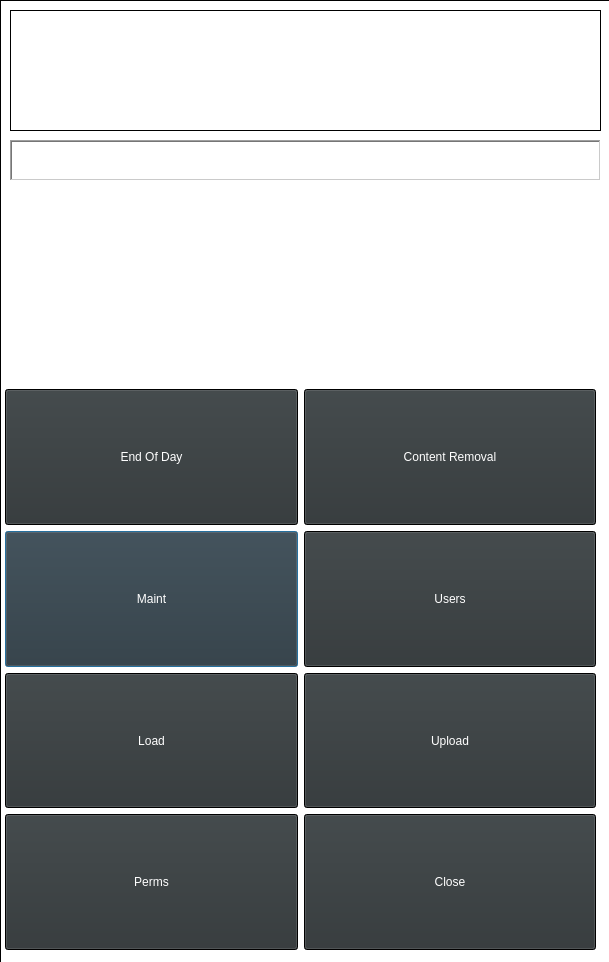
<?xml version="1.0" encoding="UTF-8"?>
<ui version="4.0">
 <class>AdminMenu</class>
 <widget class="QDialog" name="AdminMenu">
  <property name="geometry">
   <rect>
    <x>0</x>
    <y>0</y>
    <width>609</width>
    <height>962</height>
   </rect>
  </property>
  <property name="palette">
   <palette>
    <active>
     <colorrole role="WindowText">
      <brush brushstyle="SolidPattern">
       <color alpha="255">
        <red>255</red>
        <green>255</green>
        <blue>255</blue>
       </color>
      </brush>
     </colorrole>
     <colorrole role="Button">
      <brush brushstyle="SolidPattern">
       <color alpha="255">
        <red>0</red>
        <green>0</green>
        <blue>0</blue>
       </color>
      </brush>
     </colorrole>
     <colorrole role="Text">
      <brush brushstyle="SolidPattern">
       <color alpha="255">
        <red>255</red>
        <green>255</green>
        <blue>255</blue>
       </color>
      </brush>
     </colorrole>
     <colorrole role="ButtonText">
      <brush brushstyle="SolidPattern">
       <color alpha="255">
        <red>255</red>
        <green>255</green>
        <blue>255</blue>
       </color>
      </brush>
     </colorrole>
     <colorrole role="Base">
      <brush brushstyle="SolidPattern">
       <color alpha="255">
        <red>255</red>
        <green>255</green>
        <blue>255</blue>
       </color>
      </brush>
     </colorrole>
     <colorrole role="Window">
      <brush brushstyle="SolidPattern">
       <color alpha="255">
        <red>0</red>
        <green>0</green>
        <blue>0</blue>
       </color>
      </brush>
     </colorrole>
    </active>
    <inactive>
     <colorrole role="WindowText">
      <brush brushstyle="SolidPattern">
       <color alpha="255">
        <red>255</red>
        <green>255</green>
        <blue>255</blue>
       </color>
      </brush>
     </colorrole>
     <colorrole role="Button">
      <brush brushstyle="SolidPattern">
       <color alpha="255">
        <red>0</red>
        <green>0</green>
        <blue>0</blue>
       </color>
      </brush>
     </colorrole>
     <colorrole role="Text">
      <brush brushstyle="SolidPattern">
       <color alpha="255">
        <red>255</red>
        <green>255</green>
        <blue>255</blue>
       </color>
      </brush>
     </colorrole>
     <colorrole role="ButtonText">
      <brush brushstyle="SolidPattern">
       <color alpha="255">
        <red>255</red>
        <green>255</green>
        <blue>255</blue>
       </color>
      </brush>
     </colorrole>
     <colorrole role="Base">
      <brush brushstyle="SolidPattern">
       <color alpha="255">
        <red>255</red>
        <green>255</green>
        <blue>255</blue>
       </color>
      </brush>
     </colorrole>
     <colorrole role="Window">
      <brush brushstyle="SolidPattern">
       <color alpha="255">
        <red>0</red>
        <green>0</green>
        <blue>0</blue>
       </color>
      </brush>
     </colorrole>
    </inactive>
    <disabled>
     <colorrole role="WindowText">
      <brush brushstyle="SolidPattern">
       <color alpha="255">
        <red>190</red>
        <green>190</green>
        <blue>190</blue>
       </color>
      </brush>
     </colorrole>
     <colorrole role="Button">
      <brush brushstyle="SolidPattern">
       <color alpha="255">
        <red>0</red>
        <green>0</green>
        <blue>0</blue>
       </color>
      </brush>
     </colorrole>
     <colorrole role="Text">
      <brush brushstyle="SolidPattern">
       <color alpha="255">
        <red>190</red>
        <green>190</green>
        <blue>190</blue>
       </color>
      </brush>
     </colorrole>
     <colorrole role="ButtonText">
      <brush brushstyle="SolidPattern">
       <color alpha="255">
        <red>190</red>
        <green>190</green>
        <blue>190</blue>
       </color>
      </brush>
     </colorrole>
     <colorrole role="Base">
      <brush brushstyle="SolidPattern">
       <color alpha="255">
        <red>0</red>
        <green>0</green>
        <blue>0</blue>
       </color>
      </brush>
     </colorrole>
     <colorrole role="Window">
      <brush brushstyle="SolidPattern">
       <color alpha="255">
        <red>0</red>
        <green>0</green>
        <blue>0</blue>
       </color>
      </brush>
     </colorrole>
    </disabled>
   </palette>
  </property>
  <property name="windowTitle">
   <string>Dialog</string>
  </property>
  <widget class="QWidget" name="gridLayoutWidget">
   <property name="geometry">
    <rect>
     <x>5</x>
     <y>389</y>
     <width>591</width>
     <height>561</height>
    </rect>
   </property>
   <layout class="QGridLayout" name="gridLayout">
    <item row="1" column="0">
     <widget class="QPushButton" name="pushButton_2">
      <property name="sizePolicy">
       <sizepolicy hsizetype="MinimumExpanding" vsizetype="MinimumExpanding">
        <horstretch>0</horstretch>
        <verstretch>0</verstretch>
       </sizepolicy>
      </property>
      <property name="palette">
       <palette>
        <active>
         <colorrole role="Button">
          <brush brushstyle="SolidPattern">
           <color alpha="255">
            <red>46</red>
            <green>52</green>
            <blue>54</blue>
           </color>
          </brush>
         </colorrole>
        </active>
        <inactive>
         <colorrole role="Button">
          <brush brushstyle="SolidPattern">
           <color alpha="255">
            <red>46</red>
            <green>52</green>
            <blue>54</blue>
           </color>
          </brush>
         </colorrole>
        </inactive>
        <disabled>
         <colorrole role="Button">
          <brush brushstyle="SolidPattern">
           <color alpha="255">
            <red>46</red>
            <green>52</green>
            <blue>54</blue>
           </color>
          </brush>
         </colorrole>
        </disabled>
       </palette>
      </property>
      <property name="text">
       <string>Maint</string>
      </property>
      <property name="icon">
       <iconset>
        <normaloff>icons/white-maintenance.png</normaloff>icons/white-maintenance.png</iconset>
      </property>
      <property name="iconSize">
       <size>
        <width>80</width>
        <height>80</height>
       </size>
      </property>
     </widget>
    </item>
    <item row="0" column="0">
     <widget class="QPushButton" name="pushButton">
      <property name="sizePolicy">
       <sizepolicy hsizetype="MinimumExpanding" vsizetype="MinimumExpanding">
        <horstretch>0</horstretch>
        <verstretch>0</verstretch>
       </sizepolicy>
      </property>
      <property name="palette">
       <palette>
        <active>
         <colorrole role="Button">
          <brush brushstyle="SolidPattern">
           <color alpha="255">
            <red>46</red>
            <green>52</green>
            <blue>54</blue>
           </color>
          </brush>
         </colorrole>
        </active>
        <inactive>
         <colorrole role="Button">
          <brush brushstyle="SolidPattern">
           <color alpha="255">
            <red>46</red>
            <green>52</green>
            <blue>54</blue>
           </color>
          </brush>
         </colorrole>
        </inactive>
        <disabled>
         <colorrole role="Button">
          <brush brushstyle="SolidPattern">
           <color alpha="255">
            <red>46</red>
            <green>52</green>
            <blue>54</blue>
           </color>
          </brush>
         </colorrole>
        </disabled>
       </palette>
      </property>
      <property name="text">
       <string>End Of Day</string>
      </property>
      <property name="icon">
       <iconset>
        <normaloff>icons/white-endofday.png</normaloff>icons/white-endofday.png</iconset>
      </property>
      <property name="iconSize">
       <size>
        <width>80</width>
        <height>80</height>
       </size>
      </property>
     </widget>
    </item>
    <item row="2" column="0">
     <widget class="QPushButton" name="pushButton_3">
      <property name="sizePolicy">
       <sizepolicy hsizetype="MinimumExpanding" vsizetype="MinimumExpanding">
        <horstretch>0</horstretch>
        <verstretch>0</verstretch>
       </sizepolicy>
      </property>
      <property name="palette">
       <palette>
        <active>
         <colorrole role="Button">
          <brush brushstyle="SolidPattern">
           <color alpha="255">
            <red>46</red>
            <green>52</green>
            <blue>54</blue>
           </color>
          </brush>
         </colorrole>
        </active>
        <inactive>
         <colorrole role="Button">
          <brush brushstyle="SolidPattern">
           <color alpha="255">
            <red>46</red>
            <green>52</green>
            <blue>54</blue>
           </color>
          </brush>
         </colorrole>
        </inactive>
        <disabled>
         <colorrole role="Button">
          <brush brushstyle="SolidPattern">
           <color alpha="255">
            <red>46</red>
            <green>52</green>
            <blue>54</blue>
           </color>
          </brush>
         </colorrole>
        </disabled>
       </palette>
      </property>
      <property name="text">
       <string>Load</string>
      </property>
      <property name="icon">
       <iconset>
        <normaloff>icons/white-loadnig.png</normaloff>icons/white-loadnig.png</iconset>
      </property>
      <property name="iconSize">
       <size>
        <width>80</width>
        <height>80</height>
       </size>
      </property>
     </widget>
    </item>
    <item row="3" column="0">
     <widget class="QPushButton" name="pushButton_4">
      <property name="sizePolicy">
       <sizepolicy hsizetype="MinimumExpanding" vsizetype="MinimumExpanding">
        <horstretch>0</horstretch>
        <verstretch>0</verstretch>
       </sizepolicy>
      </property>
      <property name="palette">
       <palette>
        <active>
         <colorrole role="Button">
          <brush brushstyle="SolidPattern">
           <color alpha="255">
            <red>46</red>
            <green>52</green>
            <blue>54</blue>
           </color>
          </brush>
         </colorrole>
        </active>
        <inactive>
         <colorrole role="Button">
          <brush brushstyle="SolidPattern">
           <color alpha="255">
            <red>46</red>
            <green>52</green>
            <blue>54</blue>
           </color>
          </brush>
         </colorrole>
        </inactive>
        <disabled>
         <colorrole role="Button">
          <brush brushstyle="SolidPattern">
           <color alpha="255">
            <red>46</red>
            <green>52</green>
            <blue>54</blue>
           </color>
          </brush>
         </colorrole>
        </disabled>
       </palette>
      </property>
      <property name="text">
       <string>Perms</string>
      </property>
      <property name="icon">
       <iconset>
        <normaloff>icons/white-parameters.png</normaloff>icons/white-parameters.png</iconset>
      </property>
      <property name="iconSize">
       <size>
        <width>80</width>
        <height>80</height>
       </size>
      </property>
     </widget>
    </item>
    <item row="0" column="1">
     <widget class="QPushButton" name="pushButton_5">
      <property name="sizePolicy">
       <sizepolicy hsizetype="MinimumExpanding" vsizetype="MinimumExpanding">
        <horstretch>0</horstretch>
        <verstretch>0</verstretch>
       </sizepolicy>
      </property>
      <property name="palette">
       <palette>
        <active>
         <colorrole role="Button">
          <brush brushstyle="SolidPattern">
           <color alpha="255">
            <red>46</red>
            <green>52</green>
            <blue>54</blue>
           </color>
          </brush>
         </colorrole>
        </active>
        <inactive>
         <colorrole role="Button">
          <brush brushstyle="SolidPattern">
           <color alpha="255">
            <red>46</red>
            <green>52</green>
            <blue>54</blue>
           </color>
          </brush>
         </colorrole>
        </inactive>
        <disabled>
         <colorrole role="Button">
          <brush brushstyle="SolidPattern">
           <color alpha="255">
            <red>46</red>
            <green>52</green>
            <blue>54</blue>
           </color>
          </brush>
         </colorrole>
        </disabled>
       </palette>
      </property>
      <property name="text">
       <string>Content Removal</string>
      </property>
      <property name="icon">
       <iconset>
        <normaloff>icons/white-contentRemoval.png</normaloff>icons/white-contentRemoval.png</iconset>
      </property>
      <property name="iconSize">
       <size>
        <width>80</width>
        <height>80</height>
       </size>
      </property>
     </widget>
    </item>
    <item row="1" column="1">
     <widget class="QPushButton" name="pushButton_6">
      <property name="sizePolicy">
       <sizepolicy hsizetype="MinimumExpanding" vsizetype="MinimumExpanding">
        <horstretch>0</horstretch>
        <verstretch>0</verstretch>
       </sizepolicy>
      </property>
      <property name="palette">
       <palette>
        <active>
         <colorrole role="Button">
          <brush brushstyle="SolidPattern">
           <color alpha="255">
            <red>46</red>
            <green>52</green>
            <blue>54</blue>
           </color>
          </brush>
         </colorrole>
        </active>
        <inactive>
         <colorrole role="Button">
          <brush brushstyle="SolidPattern">
           <color alpha="255">
            <red>46</red>
            <green>52</green>
            <blue>54</blue>
           </color>
          </brush>
         </colorrole>
        </inactive>
        <disabled>
         <colorrole role="Button">
          <brush brushstyle="SolidPattern">
           <color alpha="255">
            <red>46</red>
            <green>52</green>
            <blue>54</blue>
           </color>
          </brush>
         </colorrole>
        </disabled>
       </palette>
      </property>
      <property name="text">
       <string>Users</string>
      </property>
      <property name="icon">
       <iconset>
        <normaloff>icons/white-users.png</normaloff>icons/white-users.png</iconset>
      </property>
      <property name="iconSize">
       <size>
        <width>80</width>
        <height>80</height>
       </size>
      </property>
     </widget>
    </item>
    <item row="2" column="1">
     <widget class="QPushButton" name="pushButton_7">
      <property name="sizePolicy">
       <sizepolicy hsizetype="MinimumExpanding" vsizetype="MinimumExpanding">
        <horstretch>0</horstretch>
        <verstretch>0</verstretch>
       </sizepolicy>
      </property>
      <property name="palette">
       <palette>
        <active>
         <colorrole role="Button">
          <brush brushstyle="SolidPattern">
           <color alpha="255">
            <red>46</red>
            <green>52</green>
            <blue>54</blue>
           </color>
          </brush>
         </colorrole>
        </active>
        <inactive>
         <colorrole role="Button">
          <brush brushstyle="SolidPattern">
           <color alpha="255">
            <red>46</red>
            <green>52</green>
            <blue>54</blue>
           </color>
          </brush>
         </colorrole>
        </inactive>
        <disabled>
         <colorrole role="Button">
          <brush brushstyle="SolidPattern">
           <color alpha="255">
            <red>46</red>
            <green>52</green>
            <blue>54</blue>
           </color>
          </brush>
         </colorrole>
        </disabled>
       </palette>
      </property>
      <property name="text">
       <string>Upload</string>
      </property>
      <property name="icon">
       <iconset>
        <normaloff>icons/white-upload.png</normaloff>icons/white-upload.png</iconset>
      </property>
      <property name="iconSize">
       <size>
        <width>80</width>
        <height>80</height>
       </size>
      </property>
     </widget>
    </item>
    <item row="3" column="1">
     <widget class="QPushButton" name="pushButton_8">
      <property name="sizePolicy">
       <sizepolicy hsizetype="MinimumExpanding" vsizetype="MinimumExpanding">
        <horstretch>0</horstretch>
        <verstretch>0</verstretch>
       </sizepolicy>
      </property>
      <property name="palette">
       <palette>
        <active>
         <colorrole role="Button">
          <brush brushstyle="SolidPattern">
           <color alpha="255">
            <red>46</red>
            <green>52</green>
            <blue>54</blue>
           </color>
          </brush>
         </colorrole>
        </active>
        <inactive>
         <colorrole role="Button">
          <brush brushstyle="SolidPattern">
           <color alpha="255">
            <red>46</red>
            <green>52</green>
            <blue>54</blue>
           </color>
          </brush>
         </colorrole>
        </inactive>
        <disabled>
         <colorrole role="Button">
          <brush brushstyle="SolidPattern">
           <color alpha="255">
            <red>46</red>
            <green>52</green>
            <blue>54</blue>
           </color>
          </brush>
         </colorrole>
        </disabled>
       </palette>
      </property>
      <property name="text">
       <string>Close</string>
      </property>
      <property name="icon">
       <iconset>
        <normaloff>icons/white-exit.png</normaloff>icons/white-exit.png</iconset>
      </property>
      <property name="iconSize">
       <size>
        <width>80</width>
        <height>80</height>
       </size>
      </property>
     </widget>
    </item>
   </layout>
  </widget>
  <widget class="QLabel" name="label">
   <property name="geometry">
    <rect>
     <x>10</x>
     <y>140</y>
     <width>591</width>
     <height>41</height>
    </rect>
   </property>
   <property name="frameShape">
    <enum>QFrame::WinPanel</enum>
   </property>
   <property name="frameShadow">
    <enum>QFrame::Sunken</enum>
   </property>
   <property name="text">
    <string>Admin Menu</string>
   </property>
   <property name="alignment">
    <set>Qt::AlignCenter</set>
   </property>
  </widget>
  <widget class="QGraphicsView" name="graphicsView">
   <property name="geometry">
    <rect>
     <x>0</x>
     <y>0</y>
     <width>611</width>
     <height>971</height>
    </rect>
   </property>
   <property name="verticalScrollBarPolicy">
    <enum>Qt::ScrollBarAlwaysOff</enum>
   </property>
   <property name="horizontalScrollBarPolicy">
    <enum>Qt::ScrollBarAlwaysOff</enum>
   </property>
  </widget>
  <widget class="QGraphicsView" name="graphicsView_2">
   <property name="geometry">
    <rect>
     <x>10</x>
     <y>10</y>
     <width>591</width>
     <height>121</height>
    </rect>
   </property>
  </widget>
  <zorder>graphicsView</zorder>
  <zorder>gridLayoutWidget</zorder>
  <zorder>label</zorder>
  <zorder>graphicsView_2</zorder>
 </widget>
 <resources/>
 <connections/>
</ui>
